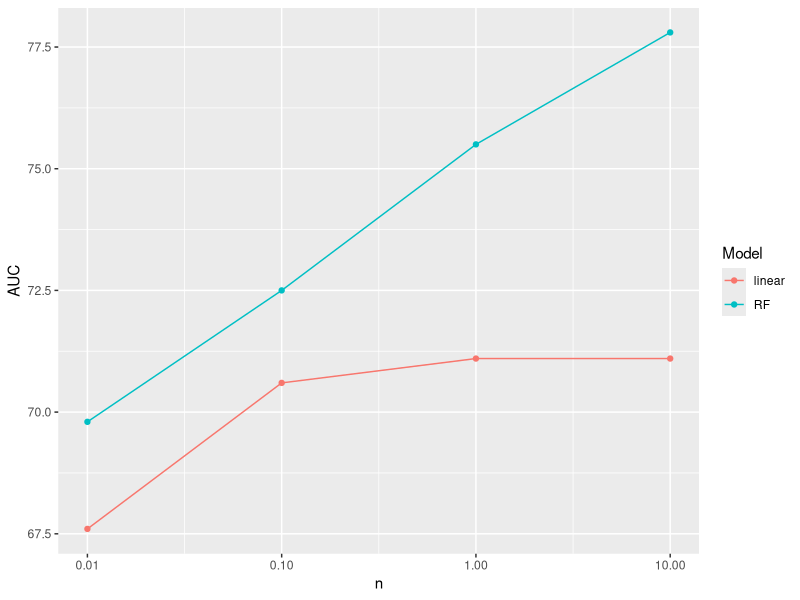

The R source for this figure:

library(ggplot2)
library(readr)

d <- read_csv("z-auc-lin-rf.csv")

ggplot(d, aes(x = n, y = AUC, color = Model)) +
  geom_point() + geom_line() + scale_x_log10(breaks = c(0.01,0.1,1,10))


